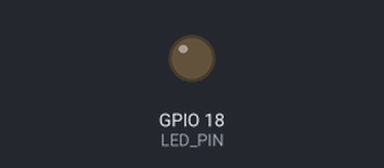
Simulated run of this program. Board: Raspberry Pi (BCM pin numbers). Shown: output pins drawn as LEDs (lit = HIGH).

Above: at 0.05 s.
At 0.95 s:
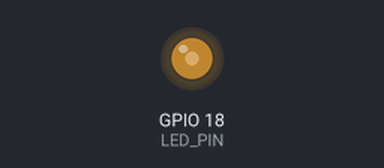
At 1.9 s:
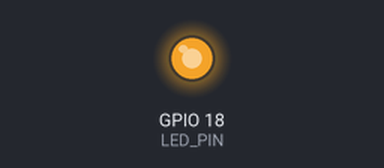
At 3.8 s:
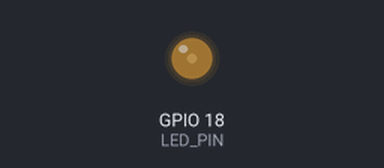
Timing chart, 0 to 5.5 s (numbered marks = the images above):
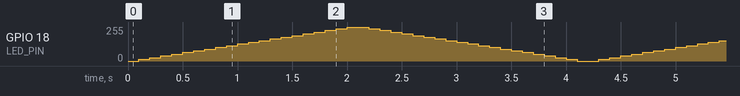

The program:

pwm.py
```python
import RPi.GPIO as gpio
import time

LED_PIN = 18

"""
Set the mode (either BOARD or BCM)
See http://www.raspberrypi-spy.co.uk/2012/06/simple-guide-to-the-rpi-gpio-header-and-pins/
for more information.
For now, we will use BCM (its the same for Pi 2/3)
"""
gpio.setmode(gpio.BCM)

# set LED pin as an OUTPUT pin, so we can write to it
gpio.setup(LED_PIN, gpio.OUT)

# create a new PWM on LED_PIN with frequency 50hz
pwm = gpio.PWM(LED_PIN, 50)
# begin PWM with DutyCycle = 1 (100% on)
pwm.start(1)

try:
    # loop forever
    while True:
        for dc in range(0, 101, 5):
            # increase brightness
            pwm.ChangeDutyCycle(dc)
            time.sleep(0.1)

        for dc in range(100, -1, -5):
            # decrease brightness
            pwm.ChangeDutyCycle(dc)
            time.sleep(0.1)
except KeyboardInterrupt:
    pass


# stop our PWM
pwm.stop()
# clean up any GPIO pins we have been using
gpio.cleanup()
```
